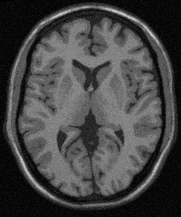
#> input picture Practica/Practica 2/archivos-practica2/ImagenA.pgm, 181 x 217 px
$ python ej_5.py ImagenA.pgm out.png   (older library calls are emulated)
#> lines starting #> are read from the running program, lines starting #| are printed output that depends on the picture
import cv2
import sys
import numpy as np
import matplotlib.pyplot as plt
import os.path
import pandas as pd
import scienceplots

plt.style.use(['science', 'notebook', 'grid'])


def read_pgm_file(file_name):

#> called with file_name = 'ImagenA.pgm'
    data_dir = os.path.dirname(os.path.abspath(__file__))

    # Test if file exists
    file_path = os.path.join(data_dir, file_name)
    assert os.path.isfile(file_path), 'file \'{0}\' does not exist'.format(file_path)

    img = cv2.imread(file_name,flags=cv2.IMREAD_GRAYSCALE)
#> img is the input picture: shape (217, 181); min 0, max 219, mean 67.9

    if img is not None:
        print('img.size: ', img.size)
#| img.size:  39277
#| Size of image: (217, 181)
    else:
        print('imread({0}) -> None'.format(file_path))

    return img


def show_img_hist(im):
    vmin = np.amin(im)
    vmax = np.max(im)
    print("Intensity Min: {}   Max:{}".format(vmin,vmax))

    L = int(vmax - vmin)
    print("Number of Levels: {}".format(L))
    fig = plt.figure(figsize=(16,6))
    ax1 = plt.subplot(1, 2, 1)
    ax2 = plt.subplot(1, 2, 2)

    # imgplot = plt.imshow(im/np.amax(im))
    imgplot = ax1.imshow(im,cmap='gray', vmin=vmin, vmax=vmax)
    fig.colorbar(imgplot, ax=ax1)
    # cv2.imshow(infile,img)
    # cv2.waitKey(0)

    hist, bin_edges = np.histogram(im.ravel(),bins=L)
    ax2.bar(bin_edges[:-1], hist)
    plt.show()


def process_pgm_file(im):
    imout = np.fft.fft2(im)

    # Shift la componente de frecuencia cero al centro del espectro
    fft_shifted = np.fft.fftshift(imout)

    # Obtengo la magnitud del espectro
    magnitude_spectrum = 20*np.log1p(np.abs(fft_shifted))
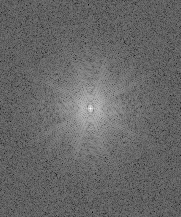
#> magnitude_spectrum: shape (217, 181) float64; min 39.97, max 295.9, mean 144.3; drawn with min black and max white

    # Imprimo la imagen transformada para poder guardarla
    plt.figure()
    plt.axis('off')
    plt.imshow(cv2.normalize(magnitude_spectrum, None, 0, 255, cv2.NORM_MINMAX, cv2.CV_8U) , cmap='gray')
    plt.show()
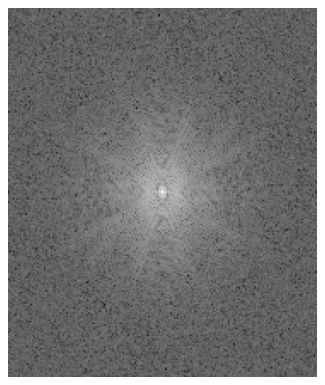
#> figure drawn by matplotlib, 1 panel

    # Hace una funcion que me permita dibujar un circulo en la imagen que imprima el espectro de magnitud
    def draw_circle(event, x, y, flags, param):
        nonlocal circle_center, is_drawing, radius, image_copy

        if event == cv2.EVENT_LBUTTONDOWN:
            circle_center = (x, y)
            is_drawing = True
        elif event == cv2.EVENT_MOUSEMOVE:
            if is_drawing:
                radius = int(np.sqrt((x - circle_center[0]) ** 2 + (y - circle_center[1]) ** 2))
                image_copy = np.copy(magnitude_image)
                cv2.circle(image_copy, circle_center, radius, (0, 255, 0), 1)
        elif event == cv2.EVENT_LBUTTONUP:
            is_drawing = False


    cv2.namedWindow("Circle Drawing")
    cv2.setMouseCallback("Circle Drawing", draw_circle)

    # Inicializar variables
    circle_center = (-1, -1)
    radius = 0
    is_drawing = False
    im_norm = cv2.normalize(magnitude_spectrum, None, 0, 255, cv2.NORM_MINMAX, cv2.CV_8U)   # Normalizo imagen para mostarla
    magnitude_image = cv2.merge([im_norm, im_norm, im_norm])    # Creo una imagen a color para imprimir el circulo
    image_copy = np.copy(magnitude_image)   # Copia de la imagen para dibujar el circulo

    # Creo un arreglo para guardar los circulos
    circles = []

    while True:
        cv2.imshow('Circle Drawing', image_copy)
        # Si presiono enter, guarda el circulo y lo imprime en magnitude_image
        if cv2.waitKey(1) & 0xFF == 13:
#> (key q is pressed here)
            if circle_center[0] != -1 and radius != 0:
                cv2.circle(magnitude_image, circle_center, radius, (0, 255, 0), 1)
                circles.append((circle_center, radius))
                # vuelvo a inicializar las variables
                circle_center = (-1, -1)
                radius = 0
                print("Circle drawn")
            else:
                print("No circle drawn")

        if cv2.waitKey(1) & 0xFF == ord('q'):
#> (key q is pressed here)
            break
    cv2.destroyAllWindows()

    print(circles)

    # Relleno con 0 la imagen en donde indica el arreglo de circulos
    mask = np.ones(fft_shifted.shape, dtype=np.uint8)
    # print(mask)
    for center, rad in circles:
        print(f'Drawing circle at {center} with radius {rad}')
        cv2.circle(mask, center, rad, 0, -1)
#> mask: shape (217, 181); every value is 1

    fft_shifted_masked = fft_shifted * mask.astype(fft_shifted.dtype)

    #Mostrar la imagen con los circulos
    magnitude = 20*np.log1p(np.abs(fft_shifted_masked))
    plt.grid()
    plt.axis('off')
    plt.imshow(cv2.normalize(magnitude, None, 0, 255, cv2.NORM_MINMAX, cv2.CV_8U), cmap='gray')
    plt.show()

    # Invertir la imagen al espacio original
    imout = np.fft.ifftshift(fft_shifted_masked)
    # Invertir la imagen al espacio original
    img_back = np.fft.ifft2(imout)
    img_back = np.real(img_back)
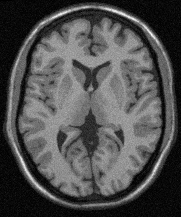
#> img_back: shape (217, 181) float64; min -5.63e-14, max 219, mean 67.9; drawn with min black and max white

    return img_back


if __name__ == "__main__":

    if(len(sys.argv)<3):
        print("Usage: python read-write-pgm.py [infile.pgm] [outfile.pgm]")
        exit(1)

    infile = sys.argv[1]
    outfile = sys.argv[2]

    img = read_pgm_file(infile)

    im = np.array(img)
    print("Size of image: {}".format(im.shape))

    # [82 lines of commented-out code are left out]

    img_back = process_pgm_file(im)
    # imprimo la imagen original
    plt.figure()
    plt.axis('off')
    plt.imshow(im, cmap='gray')

    # imprimo la imagen antitranformada
    plt.figure()
    plt.axis('off')
    plt.imshow(img_back, cmap='gray')

    plt.show()

    cv2.imwrite(outfile,img_back,[cv2.IMWRITE_PXM_BINARY,0])

$ run again, on Practica/Practica 2/archivos-practica2/A0_ec.pgm
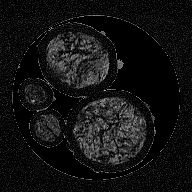
#> input picture Practica/Practica 2/archivos-practica2/A0_ec.pgm, 192 x 192 px
#> in read_pgm_file, img is the input picture: shape (192, 192); min 0, max 184, mean 18.7
#| img.size:  36864
#| Size of image: (192, 192)
#> in process_pgm_file, `plt.show()`:
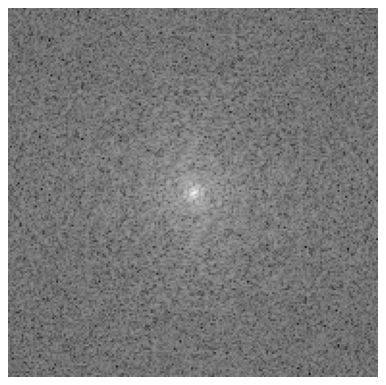
#> figure drawn by matplotlib, 1 panel
#> in process_pgm_file, `img_back = np.real(img_back)`:
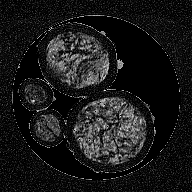
#> img_back: shape (192, 192) float64; min -3.79e-14, max 184, mean 18.7; drawn with min black and max white

$ run again, on Practica/Practica 2/archivos-practica2/A0_ec_sub.pgm
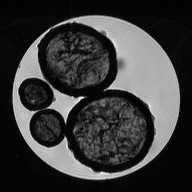
#> input picture Practica/Practica 2/archivos-practica2/A0_ec_sub.pgm, 192 x 192 px
#> in read_pgm_file, img is the input picture: shape (192, 192); min 1, max 255, mean 58.8
#| img.size:  36864
#| Size of image: (192, 192)
#> in process_pgm_file, `magnitude_spectrum = 20*np.log1p(np.abs(fft_shifted))`:
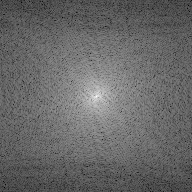
#> magnitude_spectrum: shape (192, 192) float64; min 46.2, max 291.8, mean 146.7; drawn with min black and max white
#> in process_pgm_file, `plt.show()`:
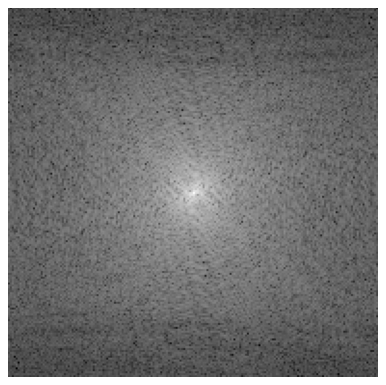
#> figure drawn by matplotlib, 1 panel
